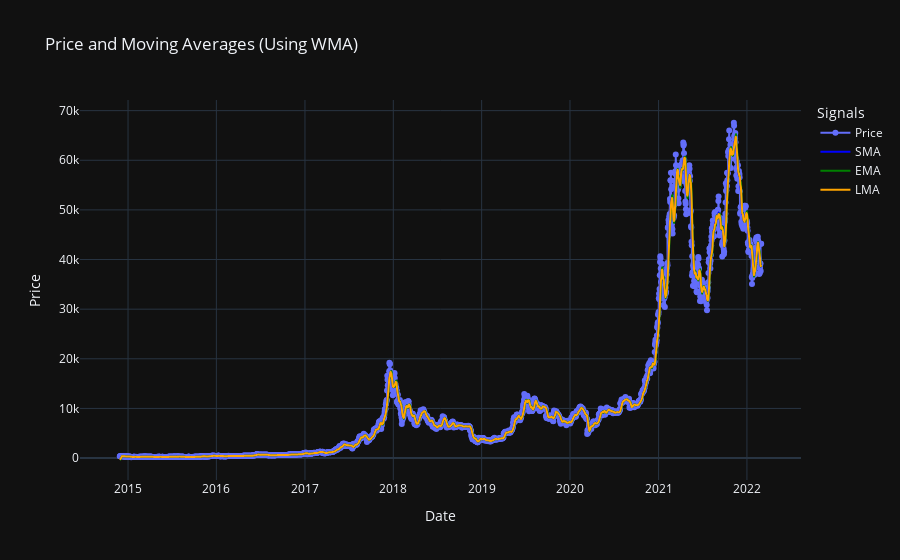

The notebook cell this image was saved under:
### Code cell
# Add this code to a new cell in the notebook

import plotly.graph_objects as go
from signals import sma_filter, lma_filter, ema_filter, wma_signal, complex_signal

def plot_signals_with_wma(data: pd.DataFrame, window_size=20):
    """
    Plots the price along with EMA, SMA, LMA, and complex signals using the wma function.
    
    :param data: Pandas DataFrame containing 'date' and 'close' columns.
    :param window_size: Window size for the moving averages.
    """
    # Extract price series
    price = data['close'].values
    date = data['date'].values

    # Calculate SMA, EMA, and LMA using the wma function
    sma = wma_signal(price , sma_filter(window_size))
    ema = wma_signal(price , ema_filter(window_size, 2 / (window_size + 1)))
    lma = wma_signal(price, lma_filter(window_size))

    # Calculate complex signal
    complex_sig = complex_signal(price, 0.5, 0, 0.5, window_size, window_size, window_size, 2 / (window_size + 1))

    fig = go.Figure()
    fig.add_trace(go.Scatter(x=date, y=price, mode='lines+markers', name='Price', line_shape='spline'))
    fig.add_trace(go.Scatter(x=date, y=sma, mode='lines', name='SMA', line_shape='spline', line=dict(color='blue')))
    fig.add_trace(go.Scatter(x=date, y=ema, mode='lines', name='EMA', line_shape='spline', line=dict(color='green')))
    fig.add_trace(go.Scatter(x=date, y=lma, mode='lines', name='LMA', line_shape='spline', line=dict(color='orange')))
    # fig.add_trace(go.Scatter(x=date, y=complex_sig, mode='lines', name='Complex Signal', line_shape='spline'))

    fig.update_layout(
        title="Price and Moving Averages (Using WMA)",
        xaxis_title="Date",
        yaxis_title="Price",
        legend_title="Signals",
        template="plotly_dark"
    )

    fig.show()

# Example usage:
dataset = KaggleDataset(timescale="Daily")
# data = dataset.df
plot_signals_with_wma(dataset.df, window_size=10)

### Figure 1 — Plotly figure (JSON) as saved in the notebook; plotly's stock layout.template omitted (floating-point values rounded to 4 significant figures; data arrays with more than 128 entries replaced by an {"elided": "..."} marker saying what was removed)
{"data": [{"line": {"shape": "spline"}, "mode": "lines+markers", "name": "Price", "type": "scatter", "x": {"elided": "2651 str values"}, "y": {"elided": "2651 float values"}}, {"line": {"color": "blue", "shape": "spline"}, "mode": "lines", "name": "SMA", "type": "scatter", "x": {"elided": "2651 str values"}, "y": {"elided": "2651 float values"}}, {"line": {"color": "green", "shape": "spline"}, "mode": "lines", "name": "EMA", "type": "scatter", "x": {"elided": "2651 str values"}, "y": {"elided": "2651 float values"}}, {"line": {"color": "orange", "shape": "spline"}, "mode": "lines", "name": "LMA", "type": "scatter", "x": {"elided": "2651 str values"}, "y": {"elided": "2651 float values"}}], "layout": {"legend": {"title": {"text": "Signals"}}, "title": {"text": "Price and Moving Averages (Using WMA)"}, "xaxis": {"title": {"text": "Date"}}, "yaxis": {"title": {"text": "Price"}}}}
